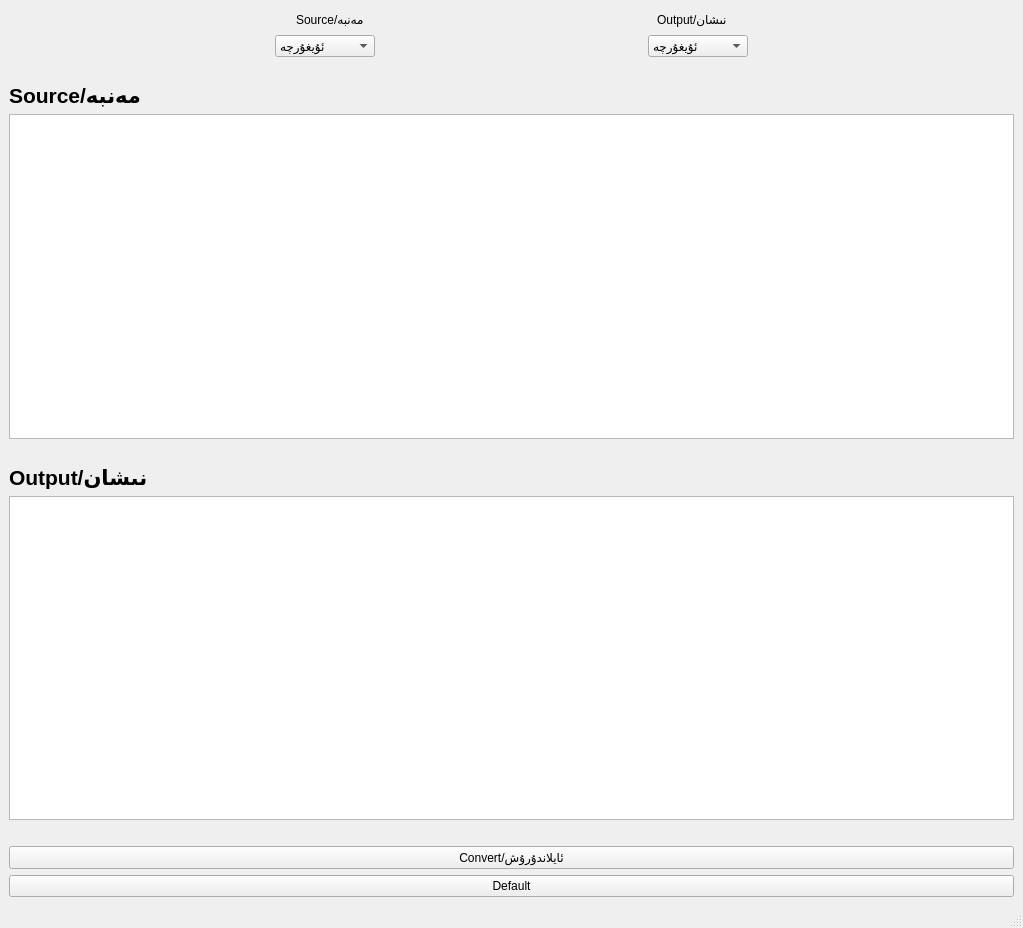
<?xml version="1.0" encoding="UTF-8"?>
<ui version="4.0">
 <class>MainWindow</class>
 <widget class="QMainWindow" name="MainWindow">
  <property name="geometry">
   <rect>
    <x>0</x>
    <y>0</y>
    <width>1023</width>
    <height>928</height>
   </rect>
  </property>
  <property name="windowTitle">
   <string>Uyghur Multi-Script Convertor</string>
  </property>
  <widget class="QWidget" name="centralwidget">
   <layout class="QVBoxLayout" name="verticalLayout">
    <item>
     <layout class="QHBoxLayout" name="horizontalLayout_2">
      <item>
       <spacer name="horizontalSpacer_9">
        <property name="orientation">
         <enum>Qt::Horizontal</enum>
        </property>
        <property name="sizeHint" stdset="0">
         <size>
          <width>40</width>
          <height>20</height>
         </size>
        </property>
       </spacer>
      </item>
      <item>
       <widget class="QLabel" name="label_3">
        <property name="text">
         <string>Source/مەنبە</string>
        </property>
       </widget>
      </item>
      <item>
       <spacer name="horizontalSpacer_11">
        <property name="orientation">
         <enum>Qt::Horizontal</enum>
        </property>
        <property name="sizeHint" stdset="0">
         <size>
          <width>40</width>
          <height>20</height>
         </size>
        </property>
       </spacer>
      </item>
      <item>
       <widget class="QLabel" name="label_4">
        <property name="text">
         <string>Output/نىشان</string>
        </property>
       </widget>
      </item>
      <item>
       <spacer name="horizontalSpacer_10">
        <property name="orientation">
         <enum>Qt::Horizontal</enum>
        </property>
        <property name="sizeHint" stdset="0">
         <size>
          <width>40</width>
          <height>20</height>
         </size>
        </property>
       </spacer>
      </item>
      <item>
       <layout class="QHBoxLayout" name="horizontalLayout_3"/>
      </item>
     </layout>
    </item>
    <item>
     <layout class="QHBoxLayout" name="horizontalLayout">
      <item>
       <spacer name="horizontalSpacer_6">
        <property name="orientation">
         <enum>Qt::Horizontal</enum>
        </property>
        <property name="sizeHint" stdset="0">
         <size>
          <width>40</width>
          <height>20</height>
         </size>
        </property>
       </spacer>
      </item>
      <item>
       <widget class="QComboBox" name="cb_src">
        <item>
         <property name="text">
          <string>ئۇيغۇرچە</string>
         </property>
        </item>
        <item>
         <property name="text">
          <string>Latin</string>
         </property>
        </item>
        <item>
         <property name="text">
          <string>Ortaq Türkçe</string>
         </property>
        </item>
       </widget>
      </item>
      <item>
       <spacer name="horizontalSpacer_7">
        <property name="orientation">
         <enum>Qt::Horizontal</enum>
        </property>
        <property name="sizeHint" stdset="0">
         <size>
          <width>40</width>
          <height>20</height>
         </size>
        </property>
       </spacer>
      </item>
      <item>
       <widget class="QComboBox" name="cb_opt">
        <item>
         <property name="text">
          <string>ئۇيغۇرچە</string>
         </property>
        </item>
        <item>
         <property name="text">
          <string>Latin</string>
         </property>
        </item>
        <item>
         <property name="text">
          <string>Ortaq Turkçe</string>
         </property>
        </item>
       </widget>
      </item>
      <item>
       <spacer name="horizontalSpacer_8">
        <property name="orientation">
         <enum>Qt::Horizontal</enum>
        </property>
        <property name="sizeHint" stdset="0">
         <size>
          <width>40</width>
          <height>20</height>
         </size>
        </property>
       </spacer>
      </item>
     </layout>
    </item>
    <item>
     <spacer name="horizontalSpacer_5">
      <property name="orientation">
       <enum>Qt::Horizontal</enum>
      </property>
      <property name="sizeHint" stdset="0">
       <size>
        <width>40</width>
        <height>20</height>
       </size>
      </property>
     </spacer>
    </item>
    <item>
     <widget class="QLabel" name="label">
      <property name="font">
       <font>
        <pointsize>16</pointsize>
        <weight>75</weight>
        <bold>true</bold>
       </font>
      </property>
      <property name="text">
       <string>Source/مەنبە</string>
      </property>
     </widget>
    </item>
    <item>
     <widget class="QTextEdit" name="te_src">
      <property name="html">
       <string>&lt;!DOCTYPE HTML PUBLIC &quot;-//W3C//DTD HTML 4.0//EN&quot; &quot;http://www.w3.org/TR/REC-html40/strict.dtd&quot;&gt;
&lt;html&gt;&lt;head&gt;&lt;meta name=&quot;qrichtext&quot; content=&quot;1&quot; /&gt;&lt;style type=&quot;text/css&quot;&gt;
p, li { white-space: pre-wrap; }
&lt;/style&gt;&lt;/head&gt;&lt;body style=&quot; font-family:'Ubuntu'; font-size:11pt; font-weight:400; font-style:normal;&quot;&gt;
&lt;p align=&quot;right&quot; style=&quot;-qt-paragraph-type:empty; margin-top:0px; margin-bottom:0px; margin-left:0px; margin-right:0px; -qt-block-indent:0; text-indent:0px;&quot;&gt;&lt;br /&gt;&lt;/p&gt;&lt;/body&gt;&lt;/html&gt;</string>
      </property>
     </widget>
    </item>
    <item>
     <spacer name="horizontalSpacer">
      <property name="orientation">
       <enum>Qt::Horizontal</enum>
      </property>
      <property name="sizeHint" stdset="0">
       <size>
        <width>40</width>
        <height>20</height>
       </size>
      </property>
     </spacer>
    </item>
    <item>
     <widget class="QLabel" name="label_2">
      <property name="font">
       <font>
        <pointsize>16</pointsize>
        <weight>75</weight>
        <bold>true</bold>
       </font>
      </property>
      <property name="text">
       <string>Output/نىشان</string>
      </property>
     </widget>
    </item>
    <item>
     <widget class="QTextEdit" name="te_opt">
      <property name="html">
       <string>&lt;!DOCTYPE HTML PUBLIC &quot;-//W3C//DTD HTML 4.0//EN&quot; &quot;http://www.w3.org/TR/REC-html40/strict.dtd&quot;&gt;
&lt;html&gt;&lt;head&gt;&lt;meta name=&quot;qrichtext&quot; content=&quot;1&quot; /&gt;&lt;style type=&quot;text/css&quot;&gt;
p, li { white-space: pre-wrap; }
&lt;/style&gt;&lt;/head&gt;&lt;body style=&quot; font-family:'Ubuntu'; font-size:11pt; font-weight:400; font-style:normal;&quot;&gt;
&lt;p style=&quot;-qt-paragraph-type:empty; margin-top:0px; margin-bottom:0px; margin-left:0px; margin-right:0px; -qt-block-indent:0; text-indent:0px;&quot;&gt;&lt;br /&gt;&lt;/p&gt;&lt;/body&gt;&lt;/html&gt;</string>
      </property>
     </widget>
    </item>
    <item>
     <spacer name="horizontalSpacer_2">
      <property name="orientation">
       <enum>Qt::Horizontal</enum>
      </property>
      <property name="sizeHint" stdset="0">
       <size>
        <width>40</width>
        <height>20</height>
       </size>
      </property>
     </spacer>
    </item>
    <item>
     <widget class="QPushButton" name="btnConvert">
      <property name="text">
       <string>Convert/ئايلاندۇرۇش</string>
      </property>
     </widget>
    </item>
    <item>
     <widget class="QPushButton" name="btnDefault">
      <property name="text">
       <string>Default</string>
      </property>
     </widget>
    </item>
   </layout>
  </widget>
  <widget class="QStatusBar" name="statusbar"/>
  <widget class="QMenuBar" name="menubar">
   <property name="geometry">
    <rect>
     <x>0</x>
     <y>0</y>
     <width>1023</width>
     <height>25</height>
    </rect>
   </property>
  </widget>
 </widget>
 <resources/>
 <connections/>
</ui>
